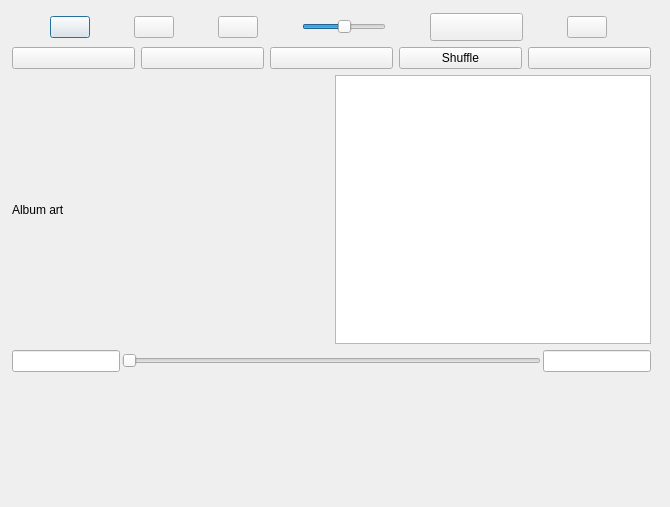
<?xml version="1.0" encoding="UTF-8"?>
<ui version="4.0">
 <class>media_player</class>
 <widget class="QDialog" name="media_player">
  <property name="geometry">
   <rect>
    <x>0</x>
    <y>0</y>
    <width>670</width>
    <height>507</height>
   </rect>
  </property>
  <property name="sizePolicy">
   <sizepolicy hsizetype="Minimum" vsizetype="Minimum">
    <horstretch>0</horstretch>
    <verstretch>0</verstretch>
   </sizepolicy>
  </property>
  <property name="windowTitle">
   <string>media_player</string>
  </property>
  <property name="layoutDirection">
   <enum>Qt::LeftToRight</enum>
  </property>
  <property name="autoFillBackground">
   <bool>true</bool>
  </property>
  <property name="sizeGripEnabled">
   <bool>false</bool>
  </property>
  <property name="modal">
   <bool>false</bool>
  </property>
  <widget class="QWidget" name="layoutWidget">
   <property name="geometry">
    <rect>
     <x>1</x>
     <y>2</y>
     <width>661</width>
     <height>381</height>
    </rect>
   </property>
   <layout class="QVBoxLayout" name="all_widgets">
    <item>
     <layout class="QHBoxLayout" name="show_in_mini">
      <item>
       <widget class="QPushButton" name="play_button">
        <property name="sizePolicy">
         <sizepolicy hsizetype="Maximum" vsizetype="Maximum">
          <horstretch>0</horstretch>
          <verstretch>0</verstretch>
         </sizepolicy>
        </property>
        <property name="text">
         <string/>
        </property>
       </widget>
      </item>
      <item>
       <widget class="QPushButton" name="pause_button">
        <property name="sizePolicy">
         <sizepolicy hsizetype="Maximum" vsizetype="Maximum">
          <horstretch>0</horstretch>
          <verstretch>0</verstretch>
         </sizepolicy>
        </property>
        <property name="text">
         <string/>
        </property>
       </widget>
      </item>
      <item>
       <widget class="QPushButton" name="stop_button">
        <property name="sizePolicy">
         <sizepolicy hsizetype="Maximum" vsizetype="Maximum">
          <horstretch>0</horstretch>
          <verstretch>0</verstretch>
         </sizepolicy>
        </property>
        <property name="text">
         <string/>
        </property>
       </widget>
      </item>
      <item>
       <widget class="QSlider" name="volume_slider">
        <property name="sizePolicy">
         <sizepolicy hsizetype="Maximum" vsizetype="Maximum">
          <horstretch>0</horstretch>
          <verstretch>0</verstretch>
         </sizepolicy>
        </property>
        <property name="value">
         <number>50</number>
        </property>
        <property name="orientation">
         <enum>Qt::Horizontal</enum>
        </property>
       </widget>
      </item>
      <item>
       <widget class="QPushButton" name="button_minimize">
        <property name="sizePolicy">
         <sizepolicy hsizetype="Maximum" vsizetype="Maximum">
          <horstretch>0</horstretch>
          <verstretch>0</verstretch>
         </sizepolicy>
        </property>
        <property name="minimumSize">
         <size>
          <width>93</width>
          <height>28</height>
         </size>
        </property>
        <property name="text">
         <string/>
        </property>
       </widget>
      </item>
      <item>
       <widget class="QPushButton" name="video_button">
        <property name="sizePolicy">
         <sizepolicy hsizetype="Maximum" vsizetype="Maximum">
          <horstretch>0</horstretch>
          <verstretch>0</verstretch>
         </sizepolicy>
        </property>
        <property name="text">
         <string/>
        </property>
       </widget>
      </item>
     </layout>
    </item>
    <item>
     <layout class="QHBoxLayout" name="mini_no">
      <item>
       <widget class="QPushButton" name="button_previous">
        <property name="text">
         <string/>
        </property>
       </widget>
      </item>
      <item>
       <widget class="QPushButton" name="button_file">
        <property name="text">
         <string/>
        </property>
       </widget>
      </item>
      <item>
       <widget class="QPushButton" name="button_next">
        <property name="text">
         <string/>
        </property>
       </widget>
      </item>
      <item>
       <widget class="QPushButton" name="button_shuffle">
        <property name="text">
         <string>Shuffle</string>
        </property>
       </widget>
      </item>
      <item>
       <widget class="QPushButton" name="mute_butten">
        <property name="text">
         <string/>
        </property>
       </widget>
      </item>
     </layout>
    </item>
    <item>
     <layout class="QHBoxLayout" name="all_labels">
      <item>
       <widget class="QLabel" name="label">
        <property name="sizePolicy">
         <sizepolicy hsizetype="Expanding" vsizetype="Expanding">
          <horstretch>0</horstretch>
          <verstretch>0</verstretch>
         </sizepolicy>
        </property>
        <property name="text">
         <string>Album art</string>
        </property>
       </widget>
      </item>
      <item>
       <widget class="QTableView" name="playlistView"/>
      </item>
     </layout>
    </item>
    <item>
     <layout class="QHBoxLayout" name="progress" stretch="0,0,0">
      <property name="spacing">
       <number>2</number>
      </property>
      <property name="sizeConstraint">
       <enum>QLayout::SetMinimumSize</enum>
      </property>
      <item>
       <widget class="QLineEdit" name="lineEdit_2">
        <property name="sizePolicy">
         <sizepolicy hsizetype="Minimum" vsizetype="Fixed">
          <horstretch>0</horstretch>
          <verstretch>0</verstretch>
         </sizepolicy>
        </property>
       </widget>
      </item>
      <item>
       <widget class="QSlider" name="progress_slider">
        <property name="sizePolicy">
         <sizepolicy hsizetype="Expanding" vsizetype="Fixed">
          <horstretch>0</horstretch>
          <verstretch>0</verstretch>
         </sizepolicy>
        </property>
        <property name="orientation">
         <enum>Qt::Horizontal</enum>
        </property>
       </widget>
      </item>
      <item>
       <widget class="QLineEdit" name="lineEdit">
        <property name="sizePolicy">
         <sizepolicy hsizetype="Minimum" vsizetype="Fixed">
          <horstretch>0</horstretch>
          <verstretch>0</verstretch>
         </sizepolicy>
        </property>
        <property name="text">
         <string/>
        </property>
       </widget>
      </item>
     </layout>
    </item>
   </layout>
  </widget>
 </widget>
 <layoutdefault spacing="6" margin="11"/>
 <resources/>
 <connections/>
</ui>
